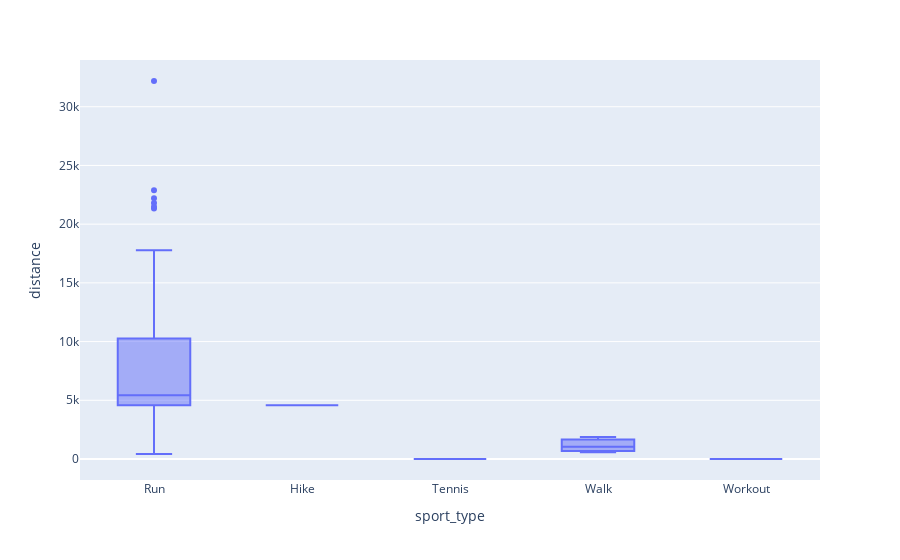

This figure's notebook cell:
### Code cell
px.box(data, x="sport_type", y="distance")

### Figure 1 — Plotly figure (JSON) as saved in the notebook; plotly's stock layout.template omitted (floating-point values rounded to 4 significant figures)
{"data": [{"alignmentgroup": "True", "hovertemplate": "sport_type=%{x}<br>distance=%{y}<extra></extra>", "legendgroup": "", "marker": {"color": "#636efa"}, "name": "", "notched": false, "offsetgroup": "", "orientation": "v", "showlegend": false, "type": "box", "x": ["Run", "Run", "Run", "Run", "Run", "Run", "Run", "Run", "Run", "Run", "Run", "Run", "Run", "Run", "Run", "Run", "Hike", "Run", "Tennis", "Run", "Run", "Run", "Run", "Run", "Walk", "Run", "Run", "Run", "Run", "Run", "Run", "Run", "Run", "Run", "Run", "Run", "Run", "Run", "Run", "Run", "Run", "Run", "Run", "Run", "Run", "Run", "Run", "Run", "Run", "Run", "Run", "Run", "Run", "Run", "Run", "Run", "Run", "Run", "Run", "Run", "Run", "Run", "Run", "Run", "Run", "Run", "Run", "Run", "Run", "Run", "Run", "Run", "Walk", "Run", "Walk", "Run", "Workout", "Run", "Workout", "Run", "Run", "Workout", "Workout", "Workout", "Run", "Workout", "Run", "Run", "Run", "Run", "Run", "Run", "Run", "Run", "Run", "Run", "Run", "Run", "Run", "Run", "Run", "Run", "Run", "Run", "Run"], "x0": " ", "xaxis": "x", "y": [10880.0, 1304.0, 17503, 3458.0, 10110.0, 6695.0, 6518.0, 10140.0, 5066.0, 32190.0, 4900.0, 10070.0, 5080.0, 5033.0, 17770.0, 5078.0, 4585.0, 6091.0, 0, 4093, 5088.0, 5266.0, 10080.0, 5098.0, 1865.0, 5318.0, 5427.0, 2948.0, 3181.0, 2976, 22900.0, 424.6, 5044.0, 16190.0, 1612.0, 3010.0, 5044.0, 21334, 5049.0, 5312.0, 3130, 5076.0, 14990.0, 6991.0, 3294.0, 5437.0, 7524.0, 7531.0, 5475.0, 2982.0, 3080, 11820.0, 2223.0, 10510.0, 5341.0, 7115.0, 3375.0, 2407.0, 5150.0, 10110.0, 2342.0, 2520.0, 5230.0, 4605.0, 22200.0, 21479, 12240.0, 6241, 10210.0, 21790.0, 13220.0, 13190.0, 570.7, 6935.0, 1054.0, 10330.0, 0, 5145, 0, 10350.0, 10260.0, 0, 0, 0, 517.2, 0, 10290.0, 5058.0, 12980.0, 10390.0, 5247.0, 10010.0, 9517.0, 5376.0, 1987.0, 10250.0, 3458.0, 10300.0, 7322.0, 10560.0, 7857.0, 6067.0, 4588.0, 4314.0, 2764], "y0": " ", "yaxis": "y"}], "layout": {"boxmode": "group", "legend": {"tracegroupgap": 0}, "margin": {"t": 60}, "xaxis": {"anchor": "y", "domain": [0, 1], "title": {"text": "sport_type"}}, "yaxis": {"anchor": "x", "domain": [0, 1], "title": {"text": "distance"}}}}
